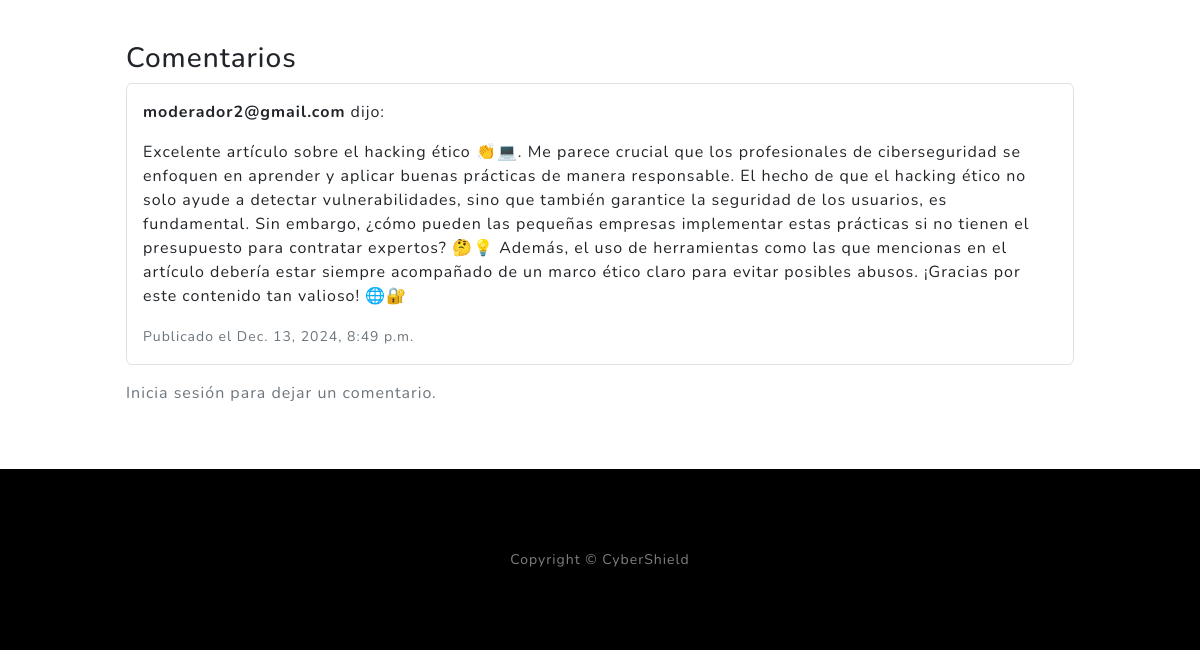
Before: /articulos/4/ (lower part) with the older database file.
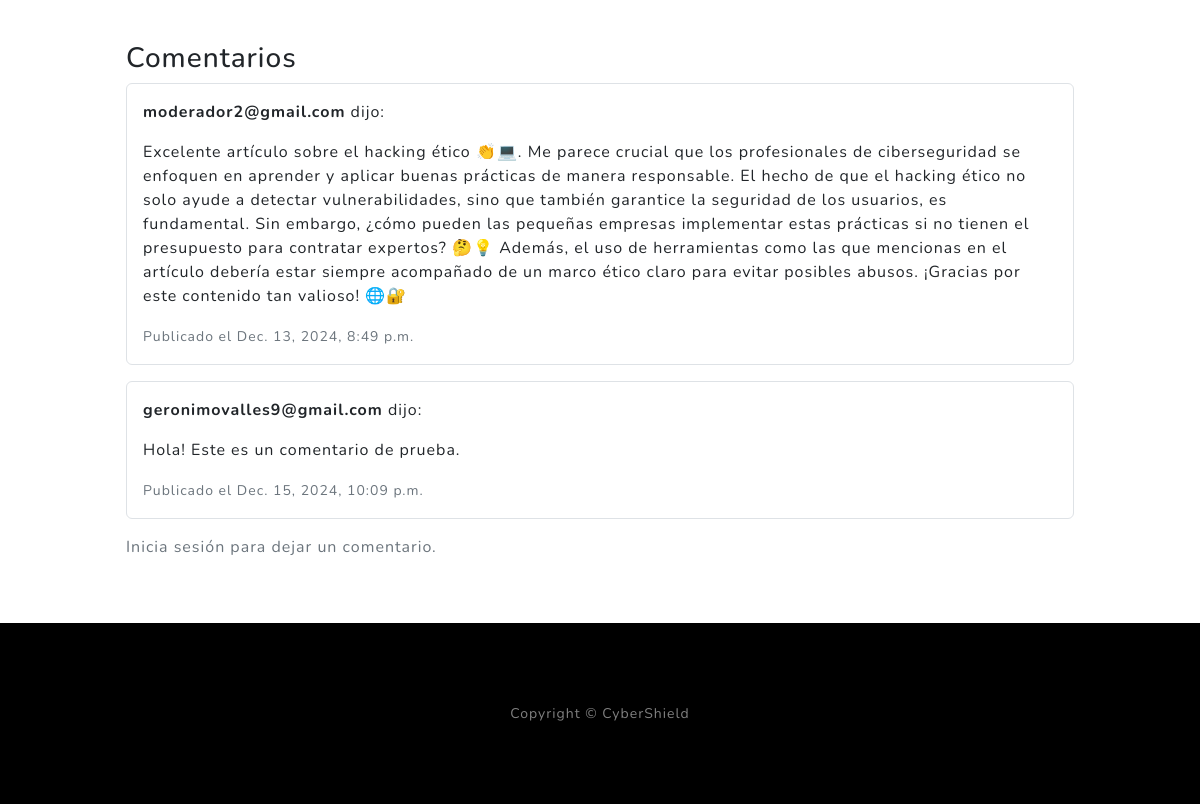
After: the same page with the newer database file.
### AppGero/models.py (models this page shows, shortened)
class Comentario(models.Model):
    articulo = models.ForeignKey('Articulo', on_delete=models.CASCADE, related_name='comentarios')
    autor = models.ForeignKey(User, on_delete=models.CASCADE)
    contenido = models.TextField()
    fecha_creacion = models.DateTimeField(auto_now_add=True)

### AppGero/views.py (the view)
# urls.py: path('articulos/<int:id>/', views.detalleArticulo, name='detalle_articulo'),  # Ruta para ver el detalle del artículo
def detalleArticulo(request, id):
    articulo = Articulo.objects.get(id=id)
    comentarios = articulo.comentarios.all()
    if request.method == "POST":
        form = ComentarioForm(request.POST)
        if form.is_valid():
            comentario = form.save(commit=False)
            comentario.articulo = articulo
            comentario.autor = request.user
            comentario.save()
            return redirect('detalle_articulo', id=articulo.id)
    else:
        form = ComentarioForm()
    return render(request, "appgero/leerArticulos.html", {
        'articulo': articulo,
        'comentarios': comentarios,
        'form': form
    })

### AppGero/templates/appgero/leerArticulos.html (shortened to what this page needs)
{% extends 'AppGero/padre.html' %}
{% block content %}
<div class="container px-4 px-lg-5 py-5">
    <section class="mt-5">
        <h3 class="text-dark">Comentarios</h3>
        {% for comentario in comentarios %}
        <div class="border p-3 mb-3 rounded">
            <p><strong>{{ comentario.autor.email }}</strong> dijo:</p>
            <p>{{ comentario.contenido }}</p>
            <small class="text-muted">Publicado el {{ comentario.fecha_creacion }}</small>
        </div>
        {% empty %}
        <p class="text-muted">No hay comentarios aún. ¡Sé el primero en comentar!</p>
        {% endfor %}
        {% if user.is_authenticated %}
        <form method="POST" class="mt-4">
            {% csrf_token %}
            <div class="mb-3">
                <label for="comentario" class="form-label">Escribe un comentario:</label>
                {{ form.contenido }}
            </div>
            <button type="submit" class="btn btn-primary">Enviar</button>
        </form>
        {% else %}
        <p class="text-muted">Inicia sesión para dejar un comentario.</p>
        {% endif %}
    </section>
</div>
{% endblock %}

### AppGero/templates/appgero/padre.html (shortened to what this page needs)
{% load static %}
<!DOCTYPE html>
<html lang="en">
<head>
    <link href="{% static 'appgero/css/styles.css' %}" rel="stylesheet" />
</head>
<body id="page-top">
    <div class="container px-4 px-lg-5" id="dynamic-content">        {% block content %}
        {% endblock %}
    </div>
    <footer class="footer bg-black small text-center text-white-50">
        <div class="container px-4 px-lg-5">Copyright &copy; CyberShield

Changed rows visible on the page:
added Comentario: autor.email "geronimovalles9@gmail.com", contenido "Hola! Este es un comentario de prueba.", fecha_creacion "Dec. 15, 2024, 10:09 p.m."
